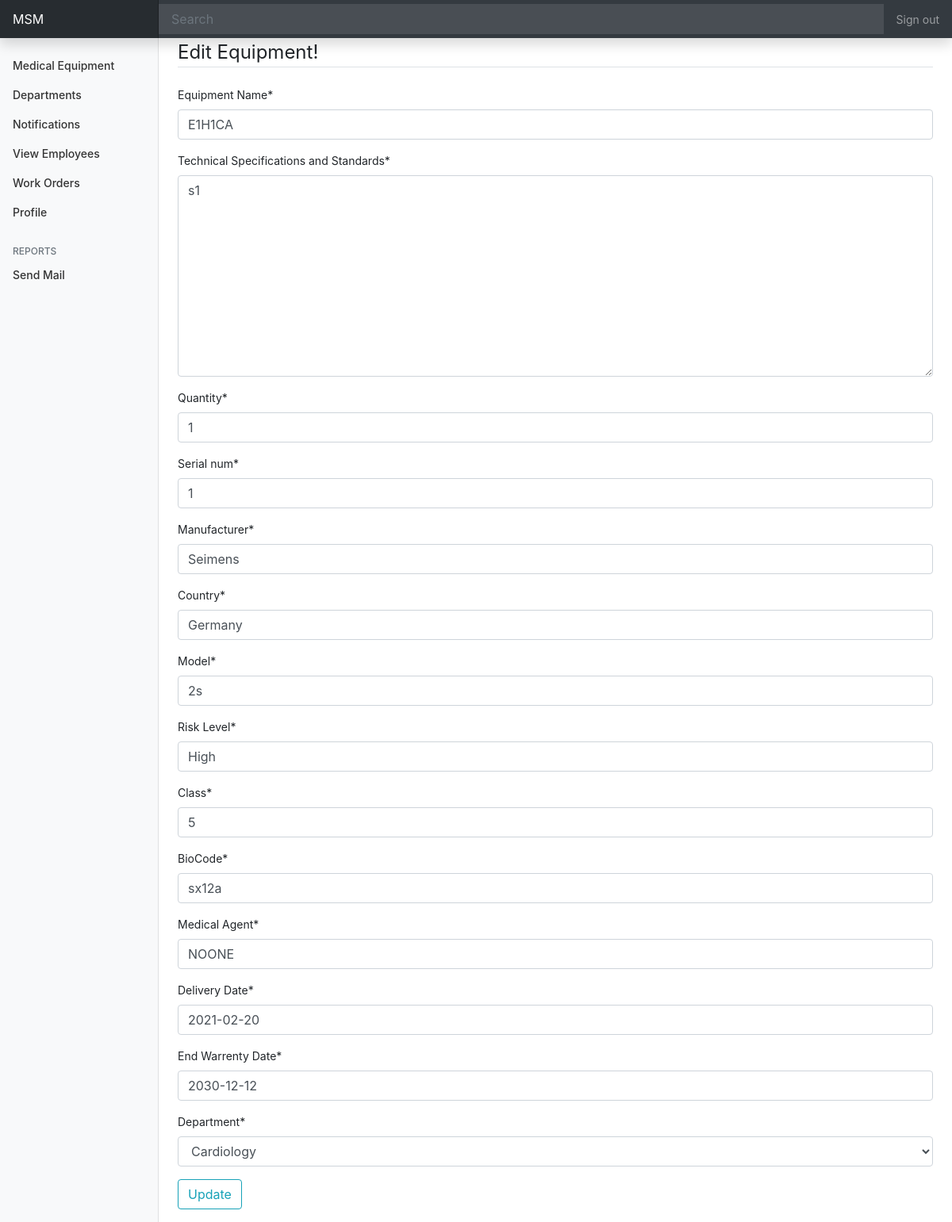
The page /workflow/edit-equipment/1/ (signed in) on the database its author committed.
### med/models.py (models this page shows, shortened)
class Equipment(models.Model):
    STATUS = (
        ('LIVE', _("LIVE")),
        ('DOWN', _("DOWN"))
    )
    status = models.CharField(_("Equipment Status"), max_length=50, choices=STATUS, default='LIVE')
    name = models.CharField(_("Equipment Name"), max_length = 225, unique=True) #unique=True
    specs = models.TextField(_("Technical Specifications and Standards"))
    quantity = models.IntegerField()
    serial_num = models.IntegerField()
    manufacturer = models.CharField(_("Manufacturer"), null=True,max_length = 255)
    country = models.CharField(_("Country"), null=True,max_length = 225)
    model = models.CharField(_("Model"), null=True,max_length = 225)
    risk_level = models.CharField(_("Risk Level"), null=True,max_length = 225)
    eq_class = models.CharField(_("class"), null=True,max_length = 225)
    bio_code = models.CharField(_("BioCode"), null=True, max_length = 225)
    med_agent = models.CharField(_("Medical Agent"),null=True, max_length = 225)
    delivery_date = models.DateField(_("Delivery Date"),null=True)
    warrenty_date = models.DateField(_("End Warrenty Date"),null=True)
    department = models.ForeignKey(Department, null = True, on_delete=models.SET_NULL)
    hospital = models.ForeignKey(Hospital, null = True, on_delete=models.SET_NULL)

class Department(models.Model):
    name = models.CharField(_("Department Name"), max_length = 225, unique=True)
    hospital = models.ForeignKey(Hospital, null=True, on_delete=models.SET_NULL)
    def __str__(self):
        return self.name

### workflow/views.py (the view)
# urls.py: path('edit-equipment/<int:pk>/', update_equipment, name='edit-equipment'),
@login_required
def update_equipment(request, pk):
    equip = Equipment.objects.get(id = pk)
    if request.method == 'POST':
        e_form = EquipmentUpdateForm(request.POST, instance=equip)
        if e_form.is_valid():
            e_form.save()
            return redirect('equipment-details', pk = pk)
    e_form = EquipmentUpdateForm(instance=equip)
    context = {
            'e_form' : e_form
            }
    return render(request, "workflow/edit_equip.html", context)

### workflow/forms.py
class EquipmentUpdateForm(forms.ModelForm):
    class Meta:
        model = Equipment
        fields = ['name', 'specs', 'quantity', 'serial_num', 'manufacturer', 'country', 'model', 'risk_level', 'eq_class', 'bio_code', 'med_agent', 'delivery_date', 'warrenty_date','department']

### workflow/templates/workflow/edit_equip.html (shortened to what this page needs)
{% extends "dashboard/base.html" %}
{% load crispy_forms_tags %}
{% block content %}
<div class="content-section">
    <form method="POST" enctype="multipart/form-data">
        <fieldset class="from-group">
           <legend class="border-bottom mb-4">Edit Equipment!</legend>
           {{ e_form|crispy }}
        </fieldset>
        <div class="form-group">
           <button class="btn btn-outline-info" type="submit">Update</button>
        </div>
    </form>
</div>
{% endblock content%}

### dashboard/static/dashboard/accsess.css (style rules this page uses)
body { font-size: .875rem; }

### rows shown on the page
Equipment: name "E1H1CA", specs "s1", quantity "1", serial_num "1", manufacturer "Seimens", country "Germany", model "2s", risk_level "High", eq_class "5", bio_code "sx12a", med_agent "NOONE", delivery_date "2021-02-20", warrenty_date "2030-12-12", department "Cardiology"
